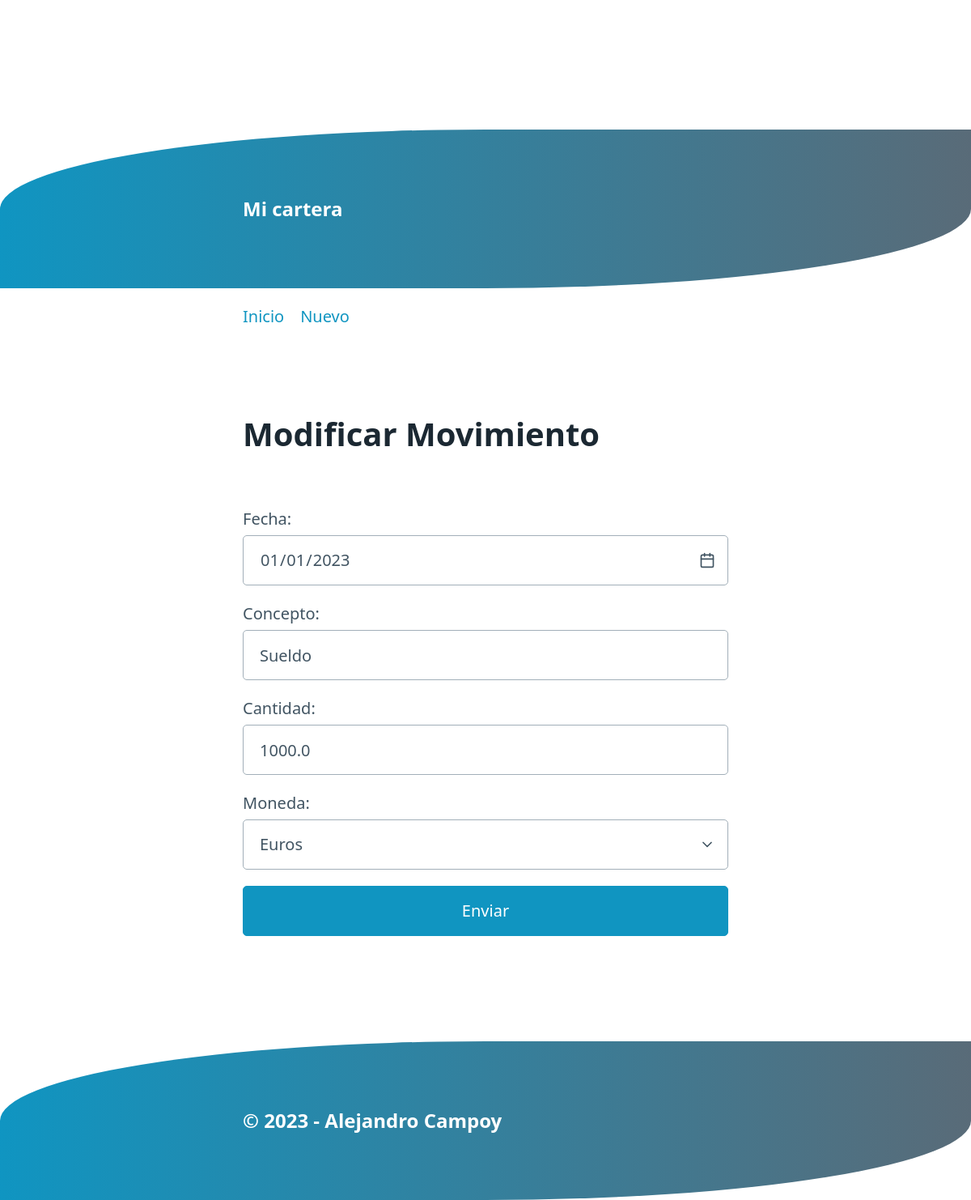
Screenshot of /update_movement/1 with the database file from the repository.
### tables this page shows
CREATE TABLE "movements" (
	"id"	INTEGER UNIQUE,
	"date"	TEXT NOT NULL,
	"abstract"	INTEGER NOT NULL,
	"amount"	REAL NOT NULL,
	"currency"	TEXT NOT NULL,
	PRIMARY KEY("id" AUTOINCREMENT)
);

### mi_cartera/routes.py (the view, shortened to what this page needs)
@app.route("/update_movement/<int:pos>", methods=["GET", "POST"])
def upd_mov(pos):
    if request.method == "GET":
        mov = dao.get(pos)
        if mov:
            return render_template("update.html", title="Modificación de movimiento",
                               the_form=mov, pos=pos)
        else:
            flash(f"Registro {pos} inexistente")
            return redirect(url_for("Index"))

### mi_cartera/models.py (called while the page is built)
    @property
    def date(self):
        return self._date

    @date.setter
    def date(self, value):
        self._date = date.fromisoformat(value)
        if self._date > date.today():
            raise ValueError("date must be today or lower")

    @property
    def amount(self):
        return self._amount

    @amount.setter
    def amount(self, value):
        self._amount = float(value)
        if self._amount == 0:
            raise ValueError("amount must be positive or negative")

    @property
    def currency(self):
        return self._currency

    @currency.setter
    def currency(self, value):
        self._currency = value
        if self._currency not in CURRENCIES:
            raise ValueError(f"currency must be in {CURRENCIES}")

    def get(self, id):
        query = """
        SELECT date, abstract, amount, currency, id
        FROM movements
        WHERE id = ?;
        """
        conn = sqlite3.connect(self.path)
        cur= conn.cursor()
        cur.execute(query, (id,))
        res = cur.fetchone()
        conn.close()
        if res:
            return Movement(*res)

### mi_cartera/templates/update.html (shortened to what this page needs)
{% extends "base.html" %}
{%block content %}
        <h1>Modificar Movimiento</h1>
        <form action="/update_movement/{{ pos }}" method="post">
            <div>
                <label for="date">
                    Fecha:
                </label>
                <input type="date" name="date" id="date" value="{{ the_form.date }}">
            </div>
            <div>
                <label for="abstract">
                    Concepto:
                </label>
                <input type="text" name="abstract" id="abstract" value="{{ the_form.abstract }}">
            </div>
            <div>
                <label for="amount">Cantidad:</label>
                <input type="number" name="amount" id="amount" step="0.01" value="{{ the_form.amount }}">
            </div>
            <div>
                <label for="currency">Moneda:</label>
                <select name="currency" id="currency" selected="{{ the_form.currency }}">
                    <option value="EUR">Euros</option>
                </select>
            </div>
            <div>
                <input name="submit" id="submit" type="submit" value="Enviar">
            </div>
        </form>
 {% endblock %}

### mi_cartera/static/style.css (style rules this page uses)
body { margin-top: 0px; margin-bottom: 0px; }

### rows the page displays
movements: abstract "Sueldo", amount "1000.0", currency "Euros"
